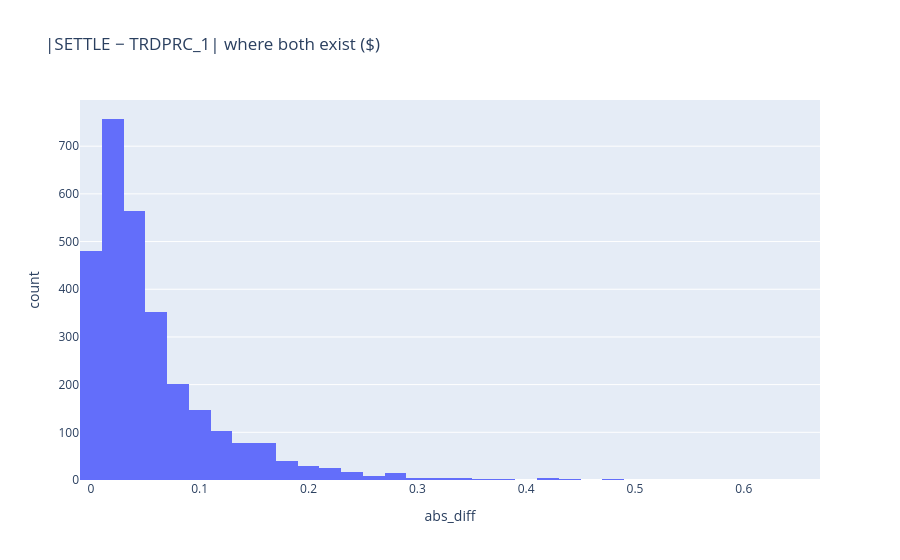

Notebook cell for this chart:
### Markdown cell above
## 5 · When both exist: how far is the mark from the print?

`abs_diff = |MARK − TRDPRC_1|` on rows that have both. The median is one of the two
numbers the page must show (FR-6).

### Code cell
both = wide.dropna(subset=["TRDPRC_1", "MARK"])
print(both["abs_diff"].describe().round(4))
px.histogram(both, x="abs_diff", nbins=40, title="|MARK − TRDPRC_1| where both exist ($)")

### Figure 1 — Plotly figure (JSON) as saved in the notebook; plotly's stock layout.template omitted (floating-point values rounded to 4 significant figures; data arrays with more than 128 entries replaced by an {"elided": "..."} marker saying what was removed)
{"data": [{"bingroup": "x", "hovertemplate": "abs_diff=%{x}<br>count=%{y}<extra></extra>", "legendgroup": "", "marker": {"color": "#636efa", "pattern": {"shape": ""}}, "name": "", "nbinsx": 40, "orientation": "v", "showlegend": false, "type": "histogram", "x": {"elided": "2927 float values"}, "xaxis": "x", "yaxis": "y"}], "layout": {"barmode": "relative", "legend": {"tracegroupgap": 0}, "title": {"text": "|SETTLE − TRDPRC_1| where both exist ($)"}, "xaxis": {"anchor": "y", "domain": [0, 1], "title": {"text": "abs_diff"}}, "yaxis": {"anchor": "x", "domain": [0, 1], "title": {"text": "count"}}}}
